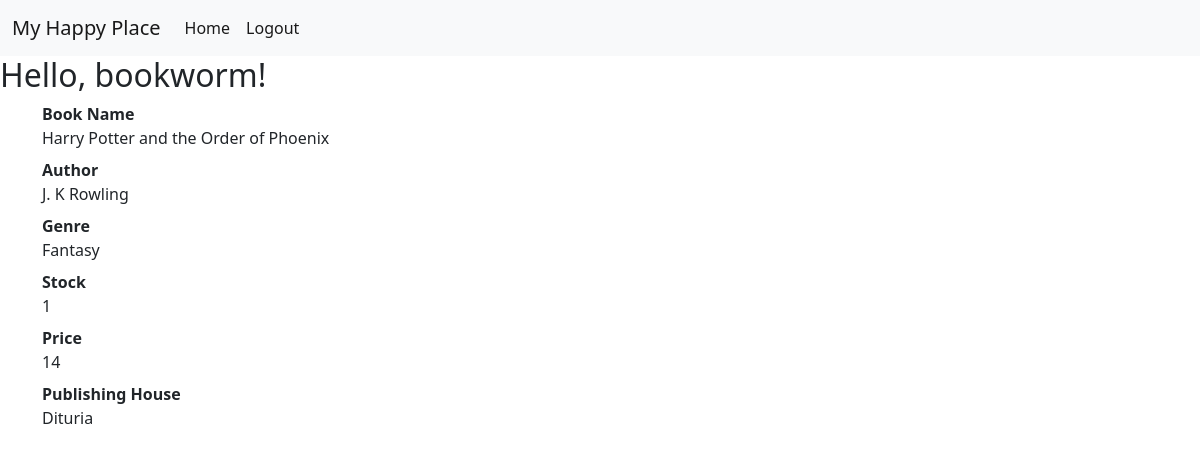
/5 (signed in), run on an earlier commit of the app's database.
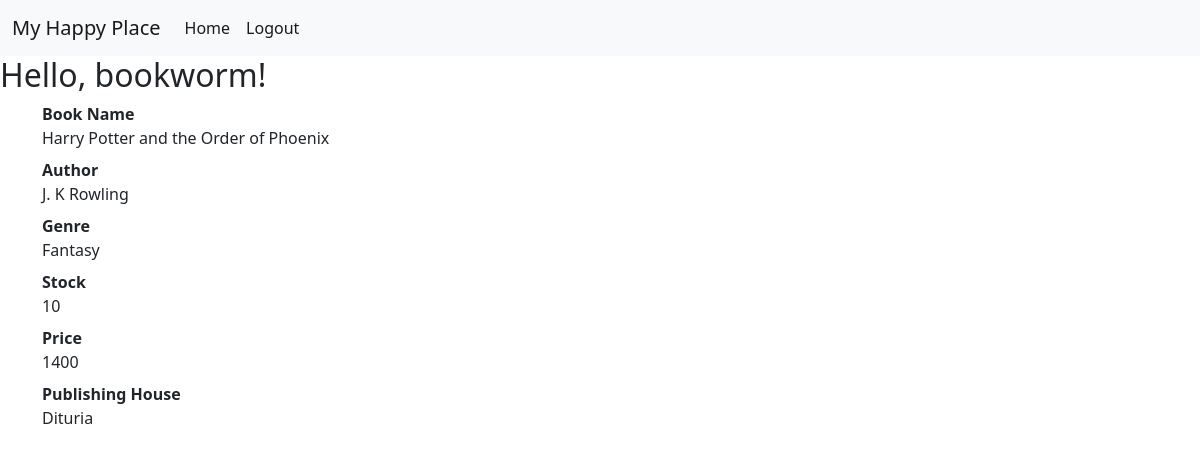
And on a later commit of the database.
### books/models.py (models this page shows, shortened)
class Books(models.Model):
    name = models.CharField(max_length=255)
    author = models.ForeignKey(Author, on_delete=models.CASCADE)
    genre = models.ForeignKey(Genre, on_delete=models.CASCADE)
    price = models.CharField(max_length=255)
    number_in_stock = models.IntegerField()
    translater = models.ForeignKey(Translater, on_delete=models.CASCADE, null=True, blank=True)
    publishing_house = models.ForeignKey(Publishing_house, on_delete=models.CASCADE)

class Author(models.Model):
    first_name = models.CharField(max_length=255)
    last_name = models.CharField(max_length=255)
    foreign_author = models.BooleanField(default=False)
    def __str__(self):
        return "%s %s" % (self.first_name, self.last_name)

class Genre(models.Model):
    genre_name = models.CharField(max_length=255)
    def __str__(self):
        return "%s" % (self.genre_name)

class Publishing_house(models.Model):
    publishing_house_name = models.CharField(max_length=255)
    manager_first_name = models.CharField(max_length=255)
    manager_last_name = models.CharField(max_length=255)
    manager_contact_number = models.CharField(max_length=255, null=True)
    manager_email = models.EmailField()

### books/views.py (the view)
# urls.py: path('<int:books_id>', views.detail, name='detail'),
@login_required(login_url='/login/')
def detail(request, books_id):
    books = get_object_or_404(Books, id=books_id)
    return render(request, 'books/detail.html', {'books': books})

### books/templates/books/detail.html
{% extends 'books/base.html'%}
{% block content %}
    <dl>
        <dt>Book Name</dt>
        <dd>{{ books.name }}</dd>
        <dt>Author</dt>
        <dd>{{ books.author }}</dd>
        <dt>Genre</dt>
        <dd>{{ books.genre }}</dd>
        <dt>Stock</dt>
        <dd>{{ books.number_in_stock }}</dd>
        <dt>Price</dt>
        <dd>{{ books.price }}</dd>
        <dt>Publishing House</dt>
        <dd>{{ books.publishing_house.publishing_house_name }}</dd>
    </dl>
{% endblock %}

What changed in the data, as far as the page shows it:
changed Books "Harry Potter and the Order of Phoenix": number_in_stock "1" → "10"; price "14" → "1400"
